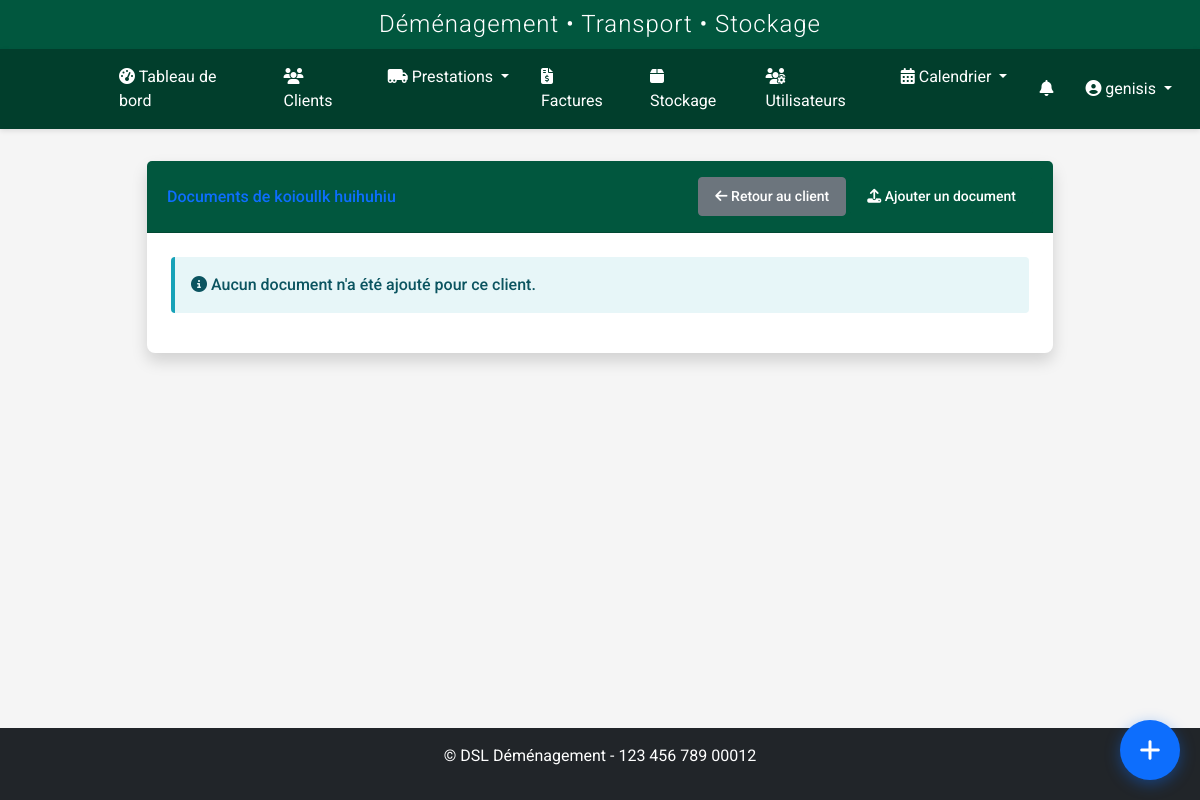
The page /documents/client/26 (signed in) on the database its author committed.
### models.py (models this page shows, shortened)
class User(UserMixin, db.Model):
    id = db.Column(db.Integer, primary_key=True)
    nom = db.Column(db.String(64), nullable=False)
    prenom = db.Column(db.String(64), nullable=False)
    username = db.Column(db.String(64), unique=True, nullable=False)
    email = db.Column(db.String(120), unique=True, nullable=True)
    password_hash = db.Column(db.String(256), nullable=False)
    role = db.Column(db.String(20), nullable=False, default='transporteur')
    statut = db.Column(db.String(20), nullable=False, default='actif')
    vehicule = db.Column(db.String(100), nullable=True)
    type_vehicule_id = db.Column(db.Integer, db.ForeignKey('type_vehicule.id'), nullable=True)
    permis_conduire = db.Column(db.String(50), nullable=True)
    notes = db.Column(db.Text, nullable=True)
    derniere_connexion = db.Column(db.DateTime, nullable=True)
    date_creation = db.Column(db.DateTime, nullable=False, default=datetime.utcnow)
    prestations = db.relationship('Prestation', secondary=prestation_transporteurs, back_populates='transporteurs')
    type_vehicule = db.relationship('TypeVehicule', backref='transporteurs')
    def is_admin(self):
        return self.role in ['admin', 'superadmin']
    def is_transporteur(self):
        return self.role == 'transporteur' or self.is_admin()

class Client(db.Model):
    id = db.Column(db.Integer, primary_key=True)
    nom = db.Column(db.String(64), nullable=False)
    prenom = db.Column(db.String(64), nullable=False)
    adresse = db.Column(db.Text, nullable=True)
    code_postal = db.Column(db.String(10), nullable=True)
    ville = db.Column(db.String(64), nullable=True)
    pays = db.Column(db.String(64), default='France')
    telephone = db.Column(db.String(20), nullable=True)
    email = db.Column(db.String(120), nullable=True)
    type_client = db.Column(db.String(50), nullable=True)
    tags = db.Column(db.Text, nullable=True)
    observations = db.Column(db.Text, nullable=True)
    statut = db.Column(db.String(20), default='actif')
    archive = db.Column(db.Boolean, default=False)
    date_creation = db.Column(db.DateTime, nullable=False, default=datetime.utcnow)
    commercial_id = db.Column(db.Integer, db.ForeignKey('user.id'), nullable=True)
    commercial = db.relationship('User', backref=db.backref('clients', lazy=True), foreign_keys=[commercial_id])
    prestations_principales = db.relationship('Prestation', backref=db.backref('client_principal', lazy=True), lazy=True, foreign_keys="Prestation.client_id")
    prestations_supplementaires = db.relationship('Prestation', secondary=prestation_clients, back_populates='clients_supplementaires')
    factures = db.relationship('Facture', backref='client', lazy=True)

### routes/document.py (the view)
@documents_bp.route('/client/<int:client_id>')
@login_required
def client_documents(client_id):
    client = Client.query.get_or_404(client_id)
    documents = Document.query.filter_by(client_id=client_id).order_by(Document.date_upload.desc()).all()
    form = DocumentForm()
    return render_template('documents/client_documents.html', client=client, documents=documents, form=form)

### templates/documents/client_documents.html (shortened to what this page needs)
{% extends "base.html" %}
{% block content %}
<div class="container-fluid">
    <div class="row">
        <div class="col-12 col-md-10 offset-md-1">
            <div class="card shadow mb-4">
                <div class="card-header py-3 d-flex flex-row align-items-center justify-content-between">
                    <h6 class="m-0 font-weight-bold text-primary">Documents de {{ client.nom }} {{ client.prenom }}</h6>
                    <div>
                        <a href="{{ url_for('client.details', id=client.id) }}" class="btn btn-secondary btn-sm">
                            <i class="fas fa-arrow-left"></i> Retour au client
                        </a>
                        <button type="button" class="btn btn-primary btn-sm" data-bs-toggle="modal" data-bs-target="#uploadDocumentModal">
                            <i class="fas fa-upload"></i> Ajouter un document
                        </button>
                    </div>
                </div>
                <div class="card-body">
                    {% if documents %}
                    <div class="table-responsive">
                        <table class="table table-bordered dataTable" id="documentsTable" width="100%" cellspacing="0">
                            <thead>
                                <tr>
                                    <th>Nom</th>
                                    <th>Type</th>
                                    <th>Format</th>
                                    <th>Taille</th>
                                    <th>Tags</th>
                                    <th>Date d'upload</th>
                                    <th>Actions</th>
                                </tr>
                            </thead>
                            <tbody>
                                {% for document in documents %}
                                <tr>
                                    <td>
                                        <a href="{{ url_for('documents.view_document', document_id=document.id) }}" class="text-primary">
                                            <i class="fas fa-file-{{ 'pdf' if document.format == 'pdf' else 'alt' }}"></i>
                                            {{ document.nom }}
                                        </a>
                                        {% if document.notes %}
                                        <span class="ml-2" data-toggle="tooltip" title="{{ document.notes }}">
                                            <i class="fas fa-sticky-note text-warning"></i>
                                        </span>
                                        {% endif %}
                                    </td>
                                    <td>{{ document.type|capitalize if document.type else '-' }}</td>
                                    <td>
                                        {% if document.format %}
                                        <span class="badge badge-info">{{ document.format }}</span>
                                        {% else %}
                                        -
                                        {% endif %}
                                    </td>
                                    <td>
                                        {% if document.taille %}
                                        {{ (document.taille / 1024)|round|int if document.taille < 1024*1024 else ((document.taille / 1024 / 1024)|round(2)) }}
                                        {{ 'Ko' if document.taille < 1024*1024 else 'Mo' }}
                                        {% else %}
                                        -
                                        {% endif %}
                                    </td>
                                    <td>
                                        {% if document.tags %}
                                        {% for tag in document.tags.split(',') %}
                                        <span class="badge badge-secondary">{{ tag.strip() }}</span>
                                        {% endfor %}
                                        {% else %}
                                        -
                                        {% endif %}
                                    </td>
                                    <td>{{ document.date_upload.strftime('%d/%m/%Y %H:%M') }}</td>
                                    <td>
                                        <div class="btn-group btn-group-sm">
                                            <a href="{{ url_for('documents.download_document', document_id=document.id) }}" class="btn btn-info" title="Télécharger">
                                                <i class="fas fa-download"></i>
                                            </a>
                                            <a href="{{ url_for('documents.edit_document', document_id=document.id) }}" class="btn btn-primary" title="Modifier">
                                                <i class="fas fa-edit"></i>
                                            </a>
                                            <form method="POST"
                                                  action="{{ url_for('documents.delete_document', document_id=document.id) }}"
                                                  style="display: inline;"
                                                  onsubmit="return confirm('Êtes-vous sûr de vouloir supprimer ce document ?');">
                                                <input type="hidden" name="csrf_token" value="{{ csrf_token() }}">
                                                <button type="submit" class="btn btn-danger" title="Supprimer">
                                                    <i class="fas fa-trash"></i>
                                                </button>
                                            </form>
                                        </div>
                                    </td>
                                </tr>
                                {% endfor %}
                            </tbody>
                        </table>
                    </div>
                    {% else %}
                    <div class="alert alert-info">
                        <i class="fas fa-info-circle"></i> Aucun document n'a été ajouté pour ce client.
                    </div>
                    {% endif %}
                </div>
            </div>
        </div>
    </div>
</div>
{% endblock %}

### templates/base.html (shortened to what this page needs)
<!DOCTYPE html>
<html lang="fr">
<head>
    <link href="https://cdn.jsdelivr.net/npm/bootstrap@5.2.3/dist/css/bootstrap.min.css" rel="stylesheet">
    <link rel="stylesheet" href="https://cdnjs.cloudflare.com/ajax/libs/font-awesome/6.2.1/css/all.min.css">
    <link rel="stylesheet" href="https://cdnjs.cloudflare.com/ajax/libs/toastr.js/latest/toastr.min.css">
    <link href="https://cdn.jsdelivr.net/npm/fullcalendar@5.11.3/main.min.css" rel="stylesheet">
    <link href="https://cdn.jsdelivr.net/npm/summernote@0.8.18/dist/summernote-lite.min.css" rel="stylesheet">
    <link rel="stylesheet" href="{{ url_for('static', filename='css/style.css') }}">
    <link rel="stylesheet" href="{{ url_for('static', filename='css/notification-flash.css') }}">
    <link rel="stylesheet" href="{{ url_for('static', filename='css/notifications.css') }}">
    <link rel="stylesheet" href="{{ url_for('static', filename='css/prestations.css') }}">
    <link rel="stylesheet" href="{{ url_for('static', filename='css/custom-calendar.css') }}">
    <link rel="stylesheet" href="{{ url_for('static', filename='css/navbar-logos.css') }}">
    <link rel="stylesheet" href="{{ url_for('static', filename='css/whatsapp-buttons.css') }}">
    <link rel="stylesheet" href="{{ url_for('static', filename='css/quick-access-bubble.css') }}">
</head>
<body {% if current_user.is_authenticated %}data-user-role="{{ current_user.role }}" data-user-id="{{ current_user.id }}"{% endif %}>
    {% if current_user.is_authenticated %}
        <header>
            <div class="app-header">
                <h2>Déménagement • Transport • Stockage</h2>
            </div>
            <nav class="navbar navbar-dark navbar-expand-lg">
                <div class="container-fluid">
                    <a class="navbar-brand" href="{{ url_for('dashboard.index') }}">
                        <div class="logo-slideshow">
                        </div>
                    </a>
                    <div class="collapse navbar-collapse" id="navbarMain">
                        <ul class="navbar-nav me-auto mb-2 mb-lg-0">
                            <li class="nav-item">
                                <a class="nav-link {% if request.endpoint == 'dashboard.index' %}active{% endif %}" href="{{ url_for('dashboard.index') }}">
                                    <i class="fas fa-tachometer-alt"></i> Tableau de bord
                                </a>
                            </li>
                            <li class="nav-item">
                                <a class="nav-link {% if request.endpoint.startswith('client.') %}active{% endif %}" href="{{ url_for('client.index') }}">
                                    <i class="fas fa-users"></i> Clients
                                </a>
                            </li>
                            <li class="nav-item dropdown">
                                <a class="nav-link dropdown-toggle {% if request.endpoint.startswith('prestation.') %}active{% endif %}" href="#" id="prestationsDropdown" role="button" data-bs-toggle="dropdown" aria-expanded="false">
                                    <i class="fas fa-truck-moving"></i> Prestations
                                </a>
                            </li>
                            <li class="nav-item">
                                <a class="nav-link {% if request.endpoint.startswith('facture.') %}active{% endif %}" href="{{ url_for('facture.index') }}">
                                    <i class="fas fa-file-invoice-dollar"></i> Factures
                                </a>
                            </li>
                            <li class="nav-item">
                                <a class="nav-link {% if request.endpoint.startswith('stockage.') %}active{% endif %}" href="{{ url_for('stockage.index') }}">
                                    <i class="fas fa-box"></i> Stockage
                                </a>
                            </li>
                            {% if current_user.is_admin %}
                            <li class="nav-item">
                                <a class="nav-link {% if request.endpoint.startswith('user.') %}active{% endif %}" href="{{ url_for('user.index') }}">
                                    <i class="fas fa-users-cog"></i> Utilisateurs
                                </a>
                            </li>
                            {% endif %}
                            <li class="nav-item dropdown">
                                <a class="nav-link dropdown-toggle {% if request.endpoint.startswith('calendrier.') %}active{% endif %}" href="#" id="calendrierDropdown" role="button" data-bs-toggle="dropdown" aria-expanded="false">
                                    <i class="fas fa-calendar-alt"></i> Calendrier
                                </a>
                            </li>
                        </ul>
                        <ul class="navbar-nav">
                            {% if current_user.is_authenticated and (current_user.is_transporteur() or current_user.is_admin() or current_user.role in ['commercial', 'superadmin']) %}
                            <li class="nav-item">
                                <a href="{{ url_for('transporteur_prestations.notifications') }}" class="nav-link position-relative">
                                    <i class="fas fa-bell"></i>
                                </a>
                            </li>
                            {% endif %}
                            <li class="nav-item dropdown">
                                <a class="nav-link dropdown-toggle" href="#" id="userDropdown" role="button" data-bs-toggle="dropdown">
                                    <i class="fas fa-user-circle"></i> {{ current_user.username }}
                                </a>
                            </li>
                        </ul>
                    </div>
                </div>
            </nav>
        </header>
        <main class="main-content">
            <div class="container">
                {% block content %}{% endblock %}
            </div>
        </main>
        <footer class="mt-5 py-3 bg-dark text-white">
            <div class="container text-center">
                <p>&copy; {{ config.COMPANY_FULL_NAME }} - {{ config.COMPANY_SIRET }}</p>
            </div>
        </footer>
    {% else %}
        <main class="main-content">
            <div class="container">
                {% block auth_content %}{% endblock %}
            </div>
        </main>
    {% endif %}
</body>
</html>

### rows shown on the page
User: username "genisis"
Client: nom "koioullk", prenom "huihuhiu"

### other values the page prints
{{ config.COMPANY_FULL_NAME }} "DSL Déménagement"
{{ config.COMPANY_SIRET }} "123 456 789 00012"
